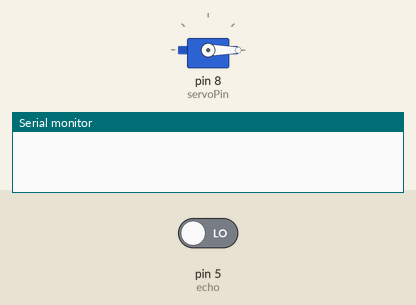
The sketch below on a simulated Arduino Uno, built with avr-gcc and run on an emulated ATmega328P. On the bench: servo, the last lines printed to the serial monitor. Inputs (shaded band) come from the test bench; at power-on: pin 5 (echo) LOW.

Above: at 0.05 s.
At 4.05 s:
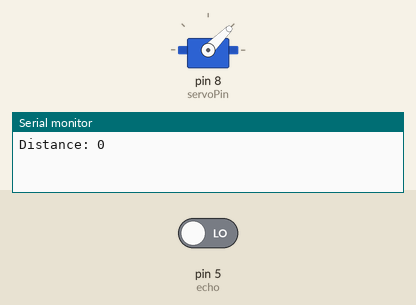
At 8.05 s:
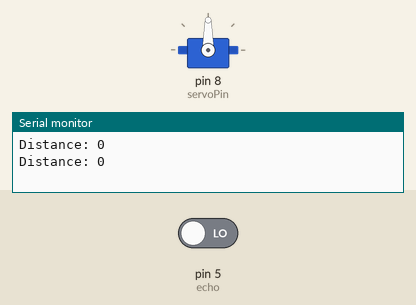
At 16.05 s:
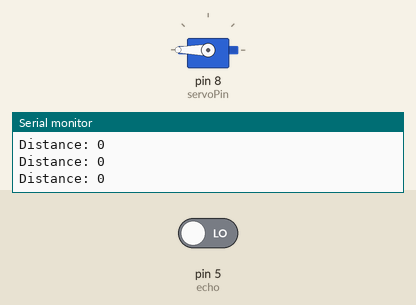
Timing chart, 0 to 21.0 s (numbered marks = the images above):
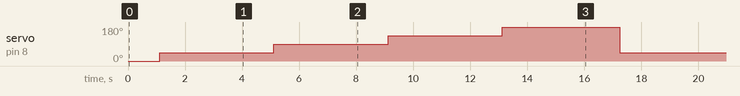

Measured:
- by itself, servo on pin 8 (servoPin): repeats every 16.1 s: 90° 4.0 s, 135° 4.0 s, 180° 4.1 s, 45° 4.0 s

The sketch:

sketch_feb28d.ino
```cpp
#include<Servo.h>

Servo servo;
int trig=4;
int echo=5;
int servoPin=8;
long distance,duration;
float cm;
int i;
void setup() {
  // put your setup code here, to run once:
  Serial.begin(9600);
  servo.attach(servoPin);
  servo.write(0);

  pinMode(trig, OUTPUT);
  pinMode(echo, INPUT);


}

void loop() {
  // put your main code here, to run repeatedly:
  delay(100);
  for(i=45;i<=180;i+=45){
    SonarSensor(trig, echo);
    Serial.print("Distance: ");
    Serial.println(distance);
    servo.write(i);
    delay(3000);
  }


}


void SonarSensor(int trigPin,int echoPin)
{
digitalWrite(trigPin, LOW);
delayMicroseconds(20000);
digitalWrite(trigPin, HIGH);
delayMicroseconds(20000);
digitalWrite(trigPin, LOW);
duration = pulseIn(echoPin, HIGH);
distance = (duration/2) / 29.1;

}
```
